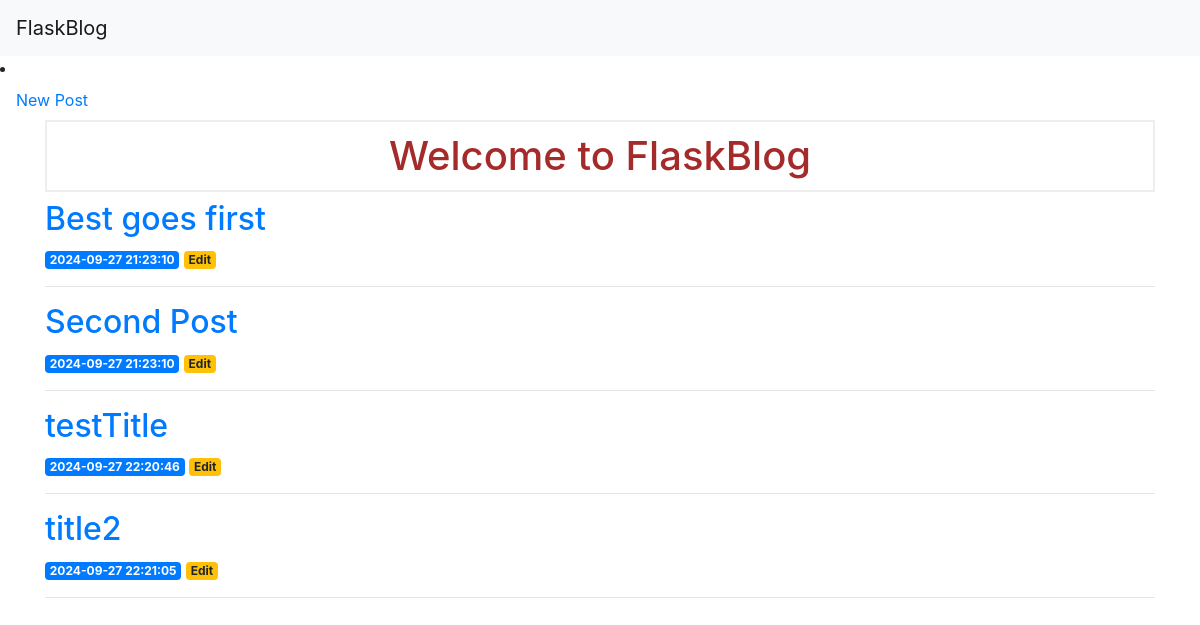
Before: / with the older database file.
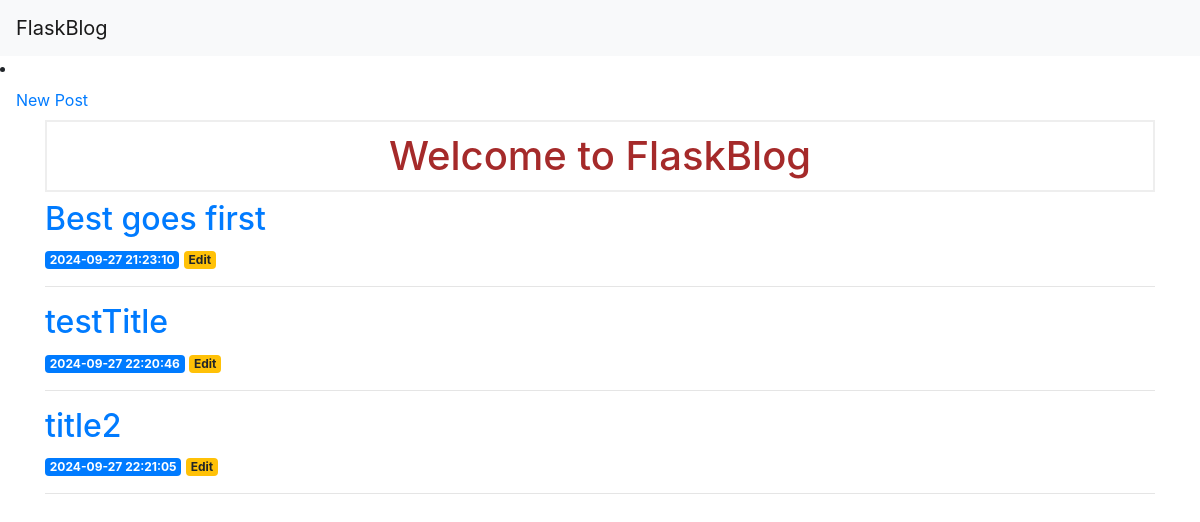
After: the same page with the newer database file.
### tables this page shows
CREATE TABLE posts (
    id INTEGER PRIMARY KEY AUTOINCREMENT,
    created TIMESTAMP NOT NULL DEFAULT CURRENT_TIMESTAMP,
    title TEXT NOT NULL,
    content TEXT NOT NULL
);

### app.py (the view)
@app.route('/')
def index():
    conn = get_db_connection()
    posts = conn.execute('SELECT * FROM posts').fetchall()
    conn.close()
    return render_template('index.html', posts=posts)

### app.py (called while the page is built)
def get_db_connection():
    conn = sqlite3.connect('database.db')
    conn.row_factory = sqlite3.Row
    return conn

### templates/index.html (shortened to what this page needs)
<!DOCTYPE html>
<html lang="en">
  <head>
    <link
      rel="stylesheet"
      href="{{ url_for('static', filename= 'css/style.css') }}"
    />
  </head>
  <body>
    {% extends 'base.html' %} {% block content %}
    <h1>{% block title %} Welcome to FlaskBlog {% endblock %}</h1>
    {% for post in posts %}
    <a href="{{ url_for('post', post_id=post['id']) }}">
      <h2>{{ post['title'] }}</h2>
    </a>
    <span class="badge badge-primary">{{ post['created'] }}</span>
    <a href="{{ url_for('edit', id=post['id']) }}">
      <span class="badge badge-warning">Edit</span>
    </a>
    <hr />
    {% endfor %} {% endblock %}

### templates/base.html (shortened to what this page needs)
<!DOCTYPE html>
<html lang="en">
  <head>
    <link
      rel="stylesheet"
      href="https://stackpath.bootstrapcdn.com/bootstrap/4.3.1/css/bootstrap.min.css"
    />
  </head>
  <body>
    <nav class="navbar navbar-expand-md navbar-light bg-light">
      <a class="navbar-brand" href="{{ url_for('index')}}">FlaskBlog</a>
    </nav>
    <li class="nav-item">
      <a class="nav-link" href="{{url_for('create')}}">New Post</a>
    </li>
    <div class="container">{% block content %} {% endblock %}</div>
  </body>
</html>

### static/css/style.css (style rules this page uses)
h1 { border: 2px #eee solid; color: brown; text-align: center; padding: 10px; }

Changed rows visible on the page:
removed posts: title "Second Post", created "2024-09-27 21:23:10"
